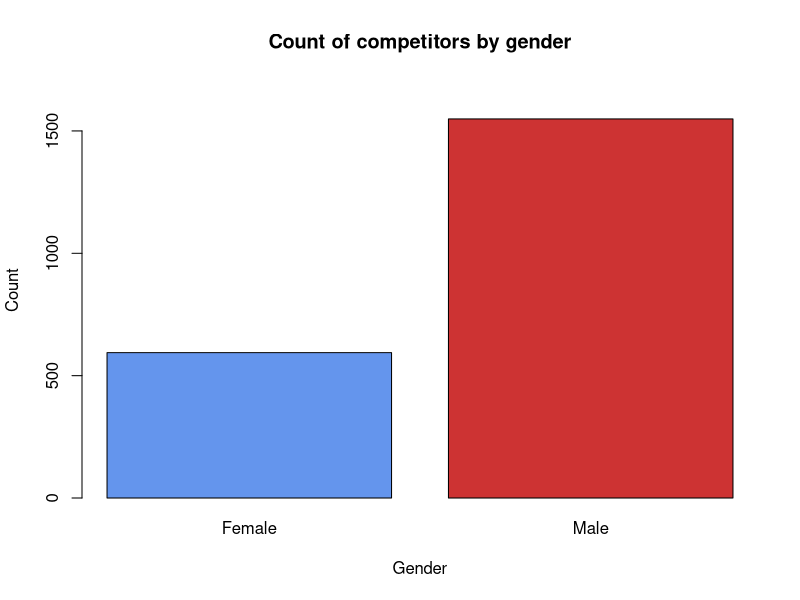
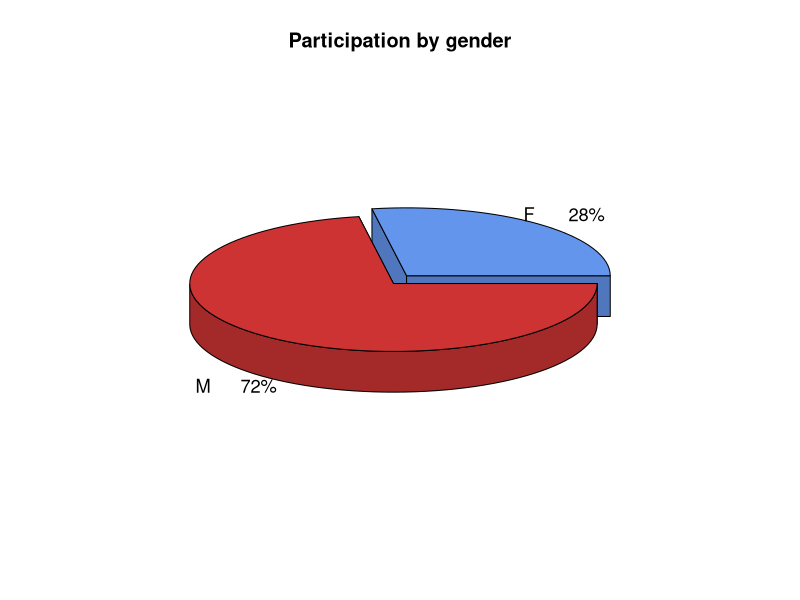
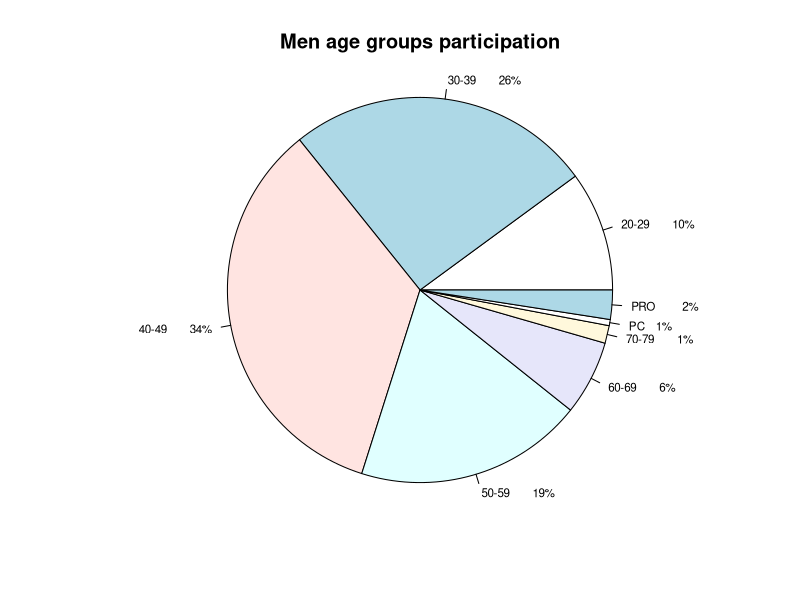
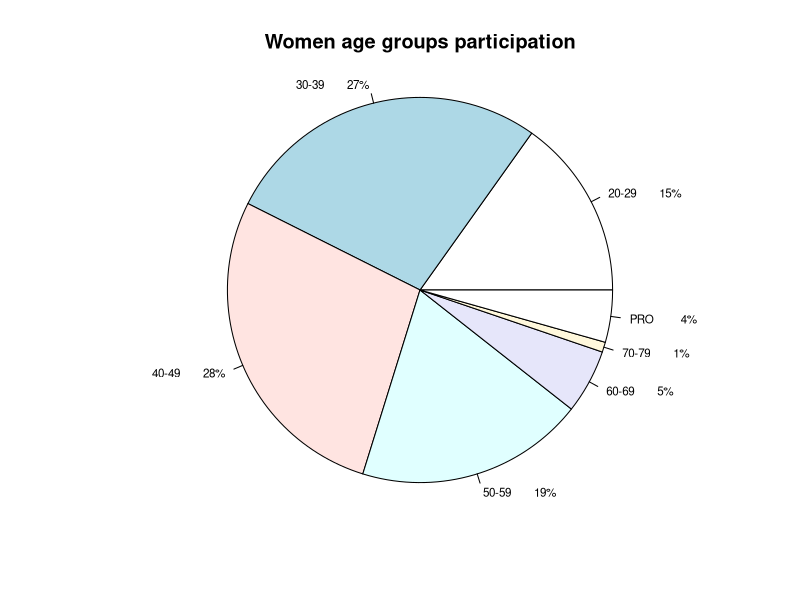
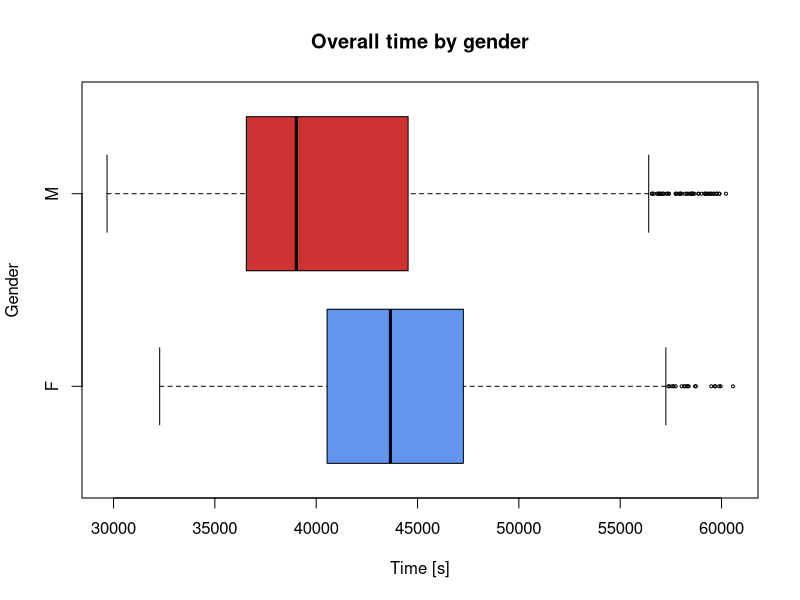
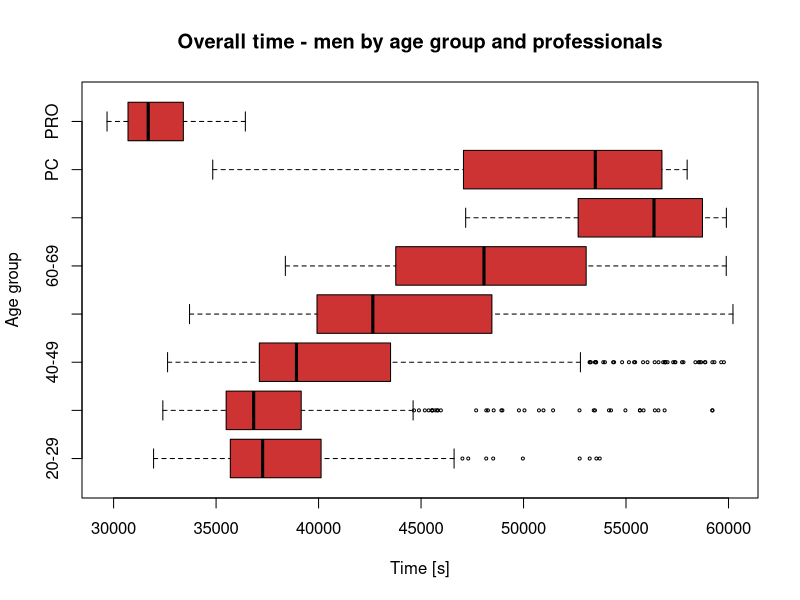
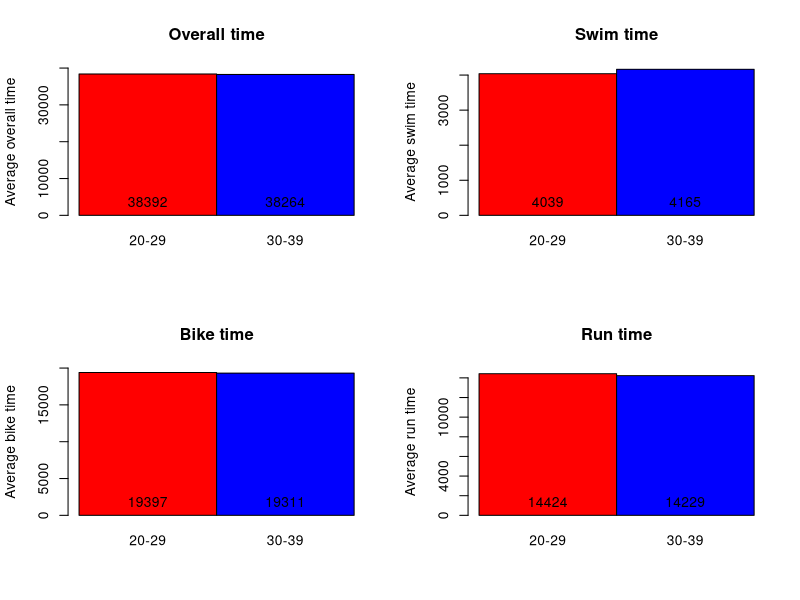
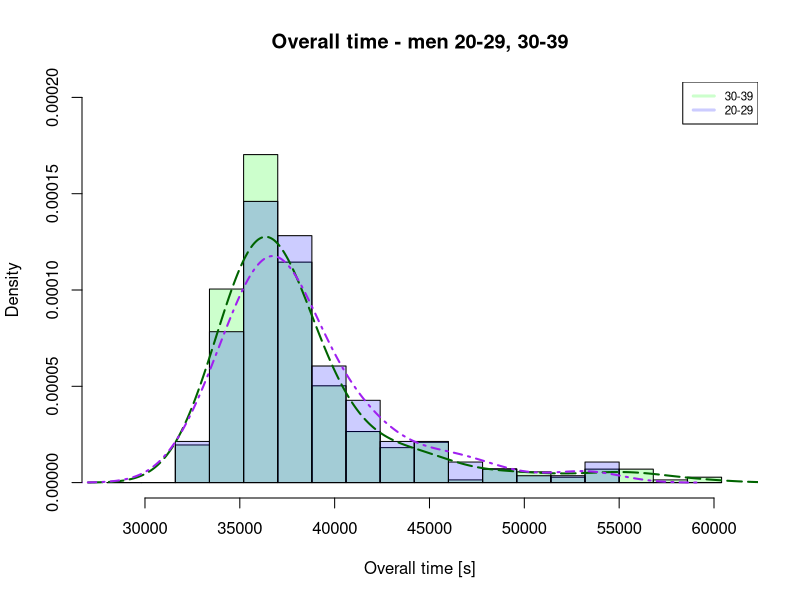

These charts were generated, in order, by the following R code:
## ---- chunk 1
library(plotrix)
library(lubridate)
## ---- chunk 2
imdata <- read.csv("im_world-championships_2015.csv")
dim(imdata)
head(imdata)
summary(imdata)
names(imdata)
## ---- chunk 3
## Removing columns "State" (many missing values) and "Profession" (no values at all) 
imdata <- imdata[,c(-8,-10)]
## ---- chunk 4
rows_to_remove <- imdata$overallRank=="DNS" | imdata$overallRank=="DNF" | imdata$overallRank=="DQ"
imdata <- imdata[!rows_to_remove,]
## ---- chunk 5
genderRank_n <- as.numeric(imdata$genderRank)
imdata$genderRank <- genderRank_n

divRank_n <- as.numeric(imdata$divRank)
imdata$divRank <- divRank_n

overallRank_n <- as.numeric(imdata$overallRank)
imdata$overallRank <- overallRank_n

age_n <- as.numeric(imdata$age)
imdata$age <- age_n

summary(imdata)
## ---- chunk 6
nrow(imdata[is.na(imdata$age),])

# Function fixAge returns median age for division e.g. fixAge("30-34") returns 32
fixAge <- function(division) {
  div <- strsplit(division, "-")  # strsplit returns a list of the same length as parameter passed to it
  return( median(as.numeric(div[[1]][1]) : as.numeric(div[[1]][2])) )
}

imdata$age[is.na(imdata$age)] <- sapply(imdata$division[is.na(imdata$age)], fixAge)

summary(imdata$age) # Now there are no NA's in age column
## ---- chunk 7

# Ordering data by genderRank and overallRank
imdata <- imdata[order(imdata$genderRank, imdata$overallRank),]

# Checking for what places in genderRank are 2 entries
double_genderRank <- table(imdata$genderRank)[table(imdata$genderRank)==2] ## Only those with 2 entries
length(double_genderRank)

#  From the data SORTED BY data$genderRank and data$overallRank we see that up to 594 place (genderRank)
#  every place in genderRank appears twice, for male and female. Looking at overallRank and the differences
#  in ranks between male and female ranks and choosing this column overallRank as a second column in ordering, every #  second row up to 594 place (genderRank) is a female. Starting from 595 place there are only males
#  So for first 594*2=1188 rows we have rows in order male, female, male, female .... up to 1188 row

gender <- c()
gender[imdata$genderRank > 594] <- "M"

length(gender)
length(gender[is.na(gender)])

# Filling gender vector, indices 1 - 1188 (2*594) in order (male, female)
gender[1:1188] <- "M"      # temporarily all from this range to M
gender[2 * 1:594] <- "F"

imdata <- cbind(imdata[,], gender)
imdata <- imdata[,c(1,19,2:18)] # moving gender column to the 2nd position           
## ---- chunk 8
swim_hms <- c()
swim_hms <- hms(imdata$swim)
imdata <- cbind(imdata,swim_hms)
swim_sec <- c()
swim_sec <- as.numeric(imdata$swim_hms)
imdata <- cbind(imdata,swim_sec)
# summary(imdata$swim_hms)

bike_hms <- c()
bike_hms <- hms(imdata$bike)
imdata <- cbind(imdata,bike_hms)
bike_sec <- c()
bike_sec <- as.numeric(imdata$bike_hms)
imdata <- cbind(imdata,bike_sec)
# summary(imdata$bike_hms)

run_hms <- c()
run_hms <- hms(imdata$run)
imdata <- cbind(imdata,run_hms)
run_sec <- c()
run_sec <- as.numeric(imdata$run_hms)
imdata <- cbind(imdata,run_sec)
# summary(imdata$run_hms)

t1_hms <- c()
t1_hms <- hms(imdata$t1)
imdata <- cbind(imdata,t1_hms)
t1_sec <- c()
t1_sec <- as.numeric(imdata$t1_hms)
imdata <- cbind(imdata,t1_sec)
# summary(imdata$t1_hms)

t2_hms <- c()
t2_hms <- hms(imdata$t2)
imdata <- cbind(imdata,t2_hms)
t2_sec <- c()
t2_sec <- as.numeric(imdata$t2_hms)
imdata <- cbind(imdata,t2_sec)
# summary(imdata$t2_hms)

overall_hms <- c()
overall_hms <- hms(imdata$overall)
imdata <- cbind(imdata,overall_hms)
overall_sec <- c()
overall_sec <- as.numeric(imdata$overall_hms)
imdata <- cbind(imdata,overall_sec)
# summary(imdata$overall_hms)
## ---- chunk 9
imdata$gender<-as.factor(imdata$gender)
imdata <- imdata[,c(1:11,20:21,12:13,26:27,14,22:23,15:16,28:29,17,24:25,18:19,30:31)]
names(imdata)
## ---- chunk 10
table(imdata$division)

division_y10 <- c()
division_y10[imdata$division=="PRO"] <- "PRO"
division_y10[imdata$division=="PC"] <- "PC"
division_y10[imdata$division=="18-24" | imdata$division=="25-29"] <- "20-29"
division_y10[imdata$division=="30-34" | imdata$division=="35-39"] <- "30-39"
division_y10[imdata$division=="40-44" | imdata$division=="45-49"] <- "40-49"
division_y10[imdata$division=="50-54" | imdata$division=="55-59"] <- "50-59"
division_y10[imdata$division=="60-64" | imdata$division=="65-69"] <- "60-69"
division_y10[imdata$division=="70-74" | imdata$division=="75-79"] <- "70-79"

imdata <- cbind(imdata[,1:7], division_y10, imdata[8:31])
dim(imdata) # 2143 32
## ---- chunk 11
# Count of competitors by gender
gender_count <- with(imdata, table(gender))
barplot(gender_count, ylab = "Count", xlab="Gender", names.arg=c('Female','Male'), 
        cex.main=1.2, cex.lab = 1, cex.axis = 1, cex.names = 1,
        col = c("cornflowerblue","brown3"), main = "Count of competitors by gender", ylim= c(0,1700))

## Count of competitors by gender in percent
gender_tab <- table(imdata$gender)
lbls <- paste(names(gender_tab), "", sep="\t")
pct <- round(gender_tab/sum(gender_tab)*100)    # percentage
lbls <- paste(lbls, pct)                        # adding percents to labels
lbls <- paste(lbls,"%",sep="")

pie3D(gender_tab,labels = lbls, explode = 0.05, col=c("cornflowerblue","brown3"),
labelcex = 1.1, radius = 1, main = "Participation by gender", cex.main=1.2)
## ---- chunk 12
# Men participation by age group
div_males <- table(imdata$division_y10[gender=='M'])
lbls <- paste(names(div_males), "", sep="\t")
pct <- round(div_males/sum(div_males)*100)
lbls <- paste(lbls, pct) # add percents to labels 
lbls <- paste(lbls,"%",sep="") # ad % to labels 

pie(div_males, labels = lbls,  radius=1, cex=0.7,
    main="Men age groups participation") 

# Women participation by age group
div_females <- table(imdata$division_y10[gender=='F'])
lbls <- paste(names(div_females), "", sep="\t")
pct <- round(div_females/sum(div_females)*100)
lbls <- paste(lbls, pct) # add percents to labels 
lbls <- paste(lbls,"%",sep="") # ad % to labels 

pie(div_females, labels = lbls,  radius=1, cex=0.7,
    main="Women age groups participation") 
## ---- chunk 13
summary(imdata$overall_hms[imdata$gender=='M'])
summary(imdata$overall_hms[imdata$gender=='F'])

# Overall time by gender 
boxplot(imdata$overall_sec~imdata$gender, col = c("cornflowerblue","brown3"), xlab = "Time [s]", ylab = "Gender",
        main = "Overall time by gender", cex = 0.4, horizontal = T )
## ---- chunk 14
# Overall time - men by age group and professionals 
men_only <- imdata[imdata$gender=='M', ]
boxplot(overall_sec~division_y10, data=men_only, col = "brown3", xlab = "Time [s]", ylab = "Age group",
        main = "Overall time - men by age group and professionals", cex = 0.4, horizontal=T)

## ---- chunk 15
# Creating a variable men_20_39 with two men age groups "20-29" and "30-39"
men_20_39 = men_only[men_only$division_y10=="20-29" | men_only$division_y10=="30-39",]

# Computing averages (means) values for both age groups
overall_means <- aggregate(overall_sec ~ division_y10, data = men_20_39, FUN = mean)
swim_means <- aggregate(swim_sec ~ division_y10, data = men_20_39, FUN = mean)
bike_means <- aggregate(bike_sec ~ division_y10, data = men_20_39, FUN = mean)
run_means <- aggregate(run_sec ~ division_y10, data = men_20_39, FUN = mean)
## ---- chunk 16
# Generating barplots for means
par(mfrow = c(2,2))

bp <- barplot(overall_means$overall_sec, ylab = "Average overall time", main = "Overall time",
        names.arg = c("20-29","30-39"), col = c("red","blue"), ylim=c(0,40000), space=0)
text(bp, 0, round(overall_means$overall_sec),cex=1,pos=3) 

bp <- barplot(swim_means$swim_sec, ylab = "Average swim time", main = "Swim time",
        names.arg = c("20-29","30-39"), col = c("red","blue"), ylim=c(0,4200), space=0)
text(bp, 0, round(swim_means$swim_sec),cex=1,pos=3) 

bp <- barplot(bike_means$bike_sec, ylab = "Average bike time", main = "Bike time",
        names.arg = c("20-29","30-39"), col = c("red","blue"), ylim=c(0,20000), space=0)
text(bp, 0, round(bike_means$bike_sec),cex=1,pos=3) 

bp <- barplot(run_means$run_sec, ylab = "Average run time", main = "Run time",
        names.arg = c("20-29","30-39"), col = c("red","blue"), ylim=c(0,15000), space=0)
text(bp, 0, round(run_means$run_sec),cex=1,pos=3) 

## ---- chunk 17
## Overlaying histograms with density plots - group "20-29" vs "30-39"
par(mfrow = c(1,1))

## Overall time with density plots - group men "20-29" vs men "30-39"
hist(men_only$overall_sec[men_only$division_y10=="30-39"], freq = F, label=F,
     breaks = seq(28000,61000,1800),  xlim = c(28000,61000), ylim = c(0,0.0002), col=rgb(0,1,0,0.2),
     main = "Overall time - men 20-29, 30-39", xlab = "Overall time [s]")
legend("topright", c("30-39", "20-29"), col=c(rgb(0,1,0,0.2),rgb(0,0,1,0.2)), lwd=3, cex=0.7)

hist(men_only$overall_sec[men_only$division_y10=="20-29"], freq = F, label=F, add=T,
     breaks = seq(28000,61000,1800),  xlim = c(28000,61000), ylim = c(0,0.0002), col=rgb(0,0,1,0.2),
     main = "Overall time - men 20-29, 30-39",
     xlab = "Overall time [s]")

dens_30_39 <- density(men_only$overall_sec[men_only$division_y10=="30-39"], bw = 1800)
dens_20_29 <- density(men_only$overall_sec[men_only$division_y10=="20-29"], bw = 1800)

lines(dens_30_39, lwd = 2, col = "darkgreen", lty = 5)
lines(dens_20_29, lwd = 2, col = "purple", lty = 4)

## ---- chunk 18
## Swim time with density plots - group men "20-29" vs men "30-39"

hist(men_only$swim_sec[men_only$division_y10=="30-39"], freq = F, label=F,
     breaks = seq(2500,7000,300),  xlim = c(2500,7000), ylim = c(0,0.001), col=rgb(0,1,0,0.2),
     main = "Swim time - men 20-29, 30-39", xlab = "Swim time [s]")

hist(men_only$swim_sec[men_only$division_y10=="20-29"], freq = F, label=F, add=T,
     breaks = seq(2500,7000,300),  xlim = c(2500,7000), ylim = c(0,0.001), col=rgb(0,0,1,0.2),
     main = "Swim time - men 20-29, 30-39",
     xlab = "Swim time [s]")

legend("topright", c("30-39", "20-29"), col=c(rgb(0,1,0,0.2),rgb(0,0,1,0.2)), lwd=3, cex=0.7)

dens_30_39 <- density(men_only$swim_sec[men_only$division_y10=="30-39"], bw = 220)
dens_20_29 <- density(men_only$swim_sec[men_only$division_y10=="20-29"], bw = 220)

lines(dens_30_39, lwd = 2, col = "darkgreen", lty = 5)
lines(dens_20_29, lwd = 2, col = "purple", lty = 4)
## ---- chunk 19
## Bike time with density plots - group men "20-29" vs men "30-39"

hist(men_only$bike_sec[men_only$division_y10=="30-39"], freq = F, label=F,
     breaks = seq(16200,30000,900),  xlim = c(16000,30000), ylim = c(0,0.0004), col=rgb(0,1,0,0.2),
     main = "Bike time - men 20-29, 30-39", xlab = "Bike time [s]")

hist(men_only$bike_sec[men_only$division_y10=="20-29"], freq = F, label=F, add=T,
     breaks = seq(16200,30000,900),  xlim = c(16000,30000), ylim = c(0,0.0004), col=rgb(0,0,1,0.2),
     main = "Bike time - men 20-29, 30-39",
     xlab = "Bike time [s]")

legend("topright", c("30-39", "20-29"), col=c(rgb(0,1,0,0.2),rgb(0,0,1,0.2)), lwd=3, cex=0.7)

dens_30_39 <- density(men_only$bike_sec[men_only$division_y10=="30-39"], bw = 900)
dens_20_29 <- density(men_only$bike_sec[men_only$division_y10=="20-29"], bw = 900)

lines(dens_30_39, lwd = 2, col = "darkgreen", lty = 5)
lines(dens_20_29, lwd = 2, col = "purple", lty = 4)
## ---- chunk 20
## Run time with density plots - group men "20-29" vs men "30-39"

hist(men_only$run_sec[men_only$division_y10=="30-39"], freq = F, label=F,
     breaks = seq(10600,28800,900),  xlim = c(10600,28800), ylim = c(0,0.0004), col=rgb(0,1,0,0.2),
     main = "Run time - men 20-29, 30-39", xlab = "Run time [s]")

hist(men_only$run_sec[men_only$division_y10=="20-29"], freq = F, label=F, add=T,
     breaks = seq(10600,28800,900),  xlim = c(10600,28800), ylim = c(0,0.0004), col=rgb(0,0,1,0.2),
     main = "Run time - men 20-29, 30-39",
     xlab = "Run time [s]")

legend("topright", c("30-39", "20-29"), col=c(rgb(0,1,0,0.2),rgb(0,0,1,0.2)), lwd=3, cex=0.7)

dens_30_39 <- density(men_only$run_sec[men_only$division_y10=="30-39"], bw = 900)
dens_20_29 <- density(men_only$run_sec[men_only$division_y10=="20-29"], bw = 900)

lines(dens_30_39, lwd = 2, col = "darkgreen", lty = 5)
lines(dens_20_29, lwd = 2, col = "purple", lty = 4)

## ---- chunk 21
plot(men_only$bike_sec[men_only$division_y10=="20-29"], men_only$overall_sec[men_only$division_y10=="20-29"],
     main = "Overall time and bike time for men", 
     ylim = c(28000,60500), xlim = c(15000,31000), xlab = "Bike time [s]", 
     ylab = "Overall time [s]", pch = 17, col = "red")

legend("bottomright", c("20-29", "30-39", "40-49", "50-59", "60-69", "70-79"), 
       col = c("red", "blue2", "cyan4", "darkgreen", "gray50", "purple"),pch = c(17:21,15))

## ---- chunk 22
plot(men_only$bike_sec[men_only$division_y10=="20-29"], men_only$overall_sec[men_only$division_y10=="20-29"],
     main = "Overall time and bike time for men", 
     ylim = c(28000,60500), xlim = c(15000,31000), xlab = "Bike time [s]", 
     ylab = "Overall time [s]", pch = 17, col = "red")

legend("bottomright", c("20-29", "30-39", "40-49", "50-59", "60-69", "70-79"), 
       col = c("red", "blue2", "cyan4", "darkgreen", "gray50", "purple"),pch = c(17:21,15))

points(men_only$bike_sec[men_only$division_y10=="30-39"], men_only$overall_sec[men_only$division_y10=="30-39"],
       pch = 18, col = "blue2")
## ---- chunk 23
plot(men_only$bike_sec[men_only$division_y10=="20-29"], men_only$overall_sec[men_only$division_y10=="20-29"],
     main = "Overall time and bike time for men", 
     ylim = c(28000,60500), xlim = c(15000,31000), xlab = "Bike time [s]", 
     ylab = "Overall time [s]", pch = 17, col = "red")

legend("bottomright", c("20-29", "30-39", "40-49", "50-59", "60-69", "70-79"), 
       col = c("red", "blue2", "cyan4", "darkgreen", "gray50", "purple"),pch = c(17:21,15))

points(men_only$bike_sec[men_only$division_y10=="30-39"], men_only$overall_sec[men_only$division_y10=="30-39"],
       pch = 18, col = "blue2")

points(men_only$bike_sec[men_only$division_y10=="40-49"], men_only$overall_sec[men_only$division_y10=="40-49"],
       pch = 19, col = "cyan4")
## ---- chunk 24
plot(men_only$bike_sec[men_only$division_y10=="20-29"], men_only$overall_sec[men_only$division_y10=="20-29"],
     main = "Overall time and bike time for men", 
     ylim = c(28000,60500), xlim = c(15000,31000), xlab = "Bike time [s]", 
     ylab = "Overall time [s]", pch = 17, col = "red")

legend("bottomright", c("20-29", "30-39", "40-49", "50-59", "60-69", "70-79"), 
       col = c("red", "blue2", "cyan4", "darkgreen", "gray50", "purple"),pch = c(17:21,15))

points(men_only$bike_sec[men_only$division_y10=="30-39"], men_only$overall_sec[men_only$division_y10=="30-39"],
       pch = 18, col = "blue2")

points(men_only$bike_sec[men_only$division_y10=="40-49"], men_only$overall_sec[men_only$division_y10=="40-49"],
       pch = 19, col = "cyan4")

points(men_only$bike_sec[men_only$division_y10=="50-59"], men_only$overall_sec[men_only$division_y10=="50-59"],
       pch = 20, col = "darkgreen")
## ---- chunk 25
plot(men_only$bike_sec[men_only$division_y10=="20-29"], men_only$overall_sec[men_only$division_y10=="20-29"],
     main = "Overall time and bike time for men", 
     ylim = c(28000,60500), xlim = c(15000,31000), xlab = "Bike time [s]", 
     ylab = "Overall time [s]", pch = 17, col = "red")

legend("bottomright", c("20-29", "30-39", "40-49", "50-59", "60-69", "70-79"), 
       col = c("red", "blue2", "cyan4", "darkgreen", "gray50", "purple"),pch = c(17:21,15))

points(men_only$bike_sec[men_only$division_y10=="30-39"], men_only$overall_sec[men_only$division_y10=="30-39"],
       pch = 18, col = "blue2")

points(men_only$bike_sec[men_only$division_y10=="40-49"], men_only$overall_sec[men_only$division_y10=="40-49"],
       pch = 19, col = "cyan4")

points(men_only$bike_sec[men_only$division_y10=="50-59"], men_only$overall_sec[men_only$division_y10=="50-59"],
       pch = 20, col = "darkgreen")

points(men_only$bike_sec[men_only$division_y10=="60-69"], men_only$overall_sec[men_only$division_y10=="60-69"],
       pch = 21, col = "gray50")
## ---- chunk 26
plot(men_only$bike_sec[men_only$division_y10=="20-29"], men_only$overall_sec[men_only$division_y10=="20-29"],
      main = "Overall time and bike time for men", 
      ylim = c(28000,60500), xlim = c(15000,31000), xlab = "Bike time [s]", 
      ylab = "Overall time [s]", pch = 17, col = "red")

legend("bottomright", c("20-29", "30-39", "40-49", "50-59", "60-69", "70-79"), 
        col = c("red", "blue2", "cyan4", "darkgreen", "gray50", "purple"),pch = c(17:21,15))
 
points(men_only$bike_sec[men_only$division_y10=="30-39"], men_only$overall_sec[men_only$division_y10=="30-39"],
        pch = 18, col = "blue2")
 
points(men_only$bike_sec[men_only$division_y10=="40-49"], men_only$overall_sec[men_only$division_y10=="40-49"],
        pch = 19, col = "cyan4")
 
points(men_only$bike_sec[men_only$division_y10=="50-59"], men_only$overall_sec[men_only$division_y10=="50-59"],
        pch = 20, col = "darkgreen")
 
points(men_only$bike_sec[men_only$division_y10=="60-69"], men_only$overall_sec[men_only$division_y10=="60-69"],
        pch = 21, col = "gray50")
 
points(men_only$bike_sec[men_only$division_y10=="70-79"], men_only$overall_sec[men_only$division_y10=="70-79"],
        pch = 15, col = "purple")
## ---- chunk 27
## Building linear regression model
model_bike <- lm(overall_sec ~ bike_sec, data=men_only)
model_bike

summary(model_bike)
## ---- chunk 28
## Adding the regression line to the graph
plot(men_only$bike_sec[men_only$division_y10=="20-29"], men_only$overall_sec[men_only$division_y10=="20-29"],
      main = "Overall time and bike time for men", 
      ylim = c(28000,60500), xlim = c(15000,31000), xlab = "Bike time [s]", 
      ylab = "Overall time [s]", pch = 17, col = "red")

legend("bottomright", c("20-29", "30-39", "40-49", "50-59", "60-69", "70-79"), 
        col = c("red", "blue2", "cyan4", "darkgreen", "gray50", "purple"),pch = c(17:21,15))
 
points(men_only$bike_sec[men_only$division_y10=="30-39"], men_only$overall_sec[men_only$division_y10=="30-39"],
        pch = 18, col = "blue2")
 
points(men_only$bike_sec[men_only$division_y10=="40-49"], men_only$overall_sec[men_only$division_y10=="40-49"],
        pch = 19, col = "cyan4")
 
points(men_only$bike_sec[men_only$division_y10=="50-59"], men_only$overall_sec[men_only$division_y10=="50-59"],
        pch = 20, col = "darkgreen")
 
points(men_only$bike_sec[men_only$division_y10=="60-69"], men_only$overall_sec[men_only$division_y10=="60-69"],
        pch = 21, col = "gray50")
 
points(men_only$bike_sec[men_only$division_y10=="70-79"], men_only$overall_sec[men_only$division_y10=="70-79"],
        pch = 15, col = "purple")


abline(model_bike, col = "orange3", lty = 1, lwd = 3)
text(16000,30000,labels = "Y = -4586.284 + 2.234X", adj = 0, col="orange3")
## ---- chunk 29
par(mfrow = c(2,1))

# summary(imdata$t1_sec)
boxplot(imdata$t1_sec~imdata$gender, horizontal=T, ylim=c(0,1000), 
        col = c("cornflowerblue","brown3"), xlab = "Time [s]", ylab = "Gender",
        main = "Transition time T1 (swim/bike) by gender", cex = 0.4 )

# summary(imdata$t2_sec)
boxplot(imdata$t2_sec~imdata$gender, horizontal=T, ylim=c(0,2200), 
        col = c("cornflowerblue","brown3"), xlab = "Time [s]", ylab = "Gender",
        main = "Transition time T2 (bike/run) by gender", cex = 0.4 )
## ---- chunk 30
# Overall time - women by age group and professionals 
women_only <- imdata[imdata$gender=='F', ]
boxplot(overall_sec~division_y10, data=women_only, col = "cornflowerblue", xlab = "Time [s]", ylab = "Age group",
        main = "Overall time - women by age group and professionals", cex = 0.4, horizontal=T)
## ---- chunk 31
par(mfrow = c(2,2))

women_20_49 = women_only[women_only$division_y10=="20-29" | women_only$division_y10=="40-49",]

overall_means <- aggregate(overall_sec ~ division_y10, data = women_20_49, FUN = mean)
swim_means <- aggregate(swim_sec ~ division_y10, data = women_20_49, FUN = mean)
bike_means <- aggregate(bike_sec ~ division_y10, data = women_20_49, FUN = mean)
run_means <- aggregate(run_sec ~ division_y10, data = women_20_49, FUN = mean)

bp <- barplot(overall_means$overall_sec, ylab = "Average overall time [s]", main = "Women's average overall time",
              names.arg = c("20-29","40-49"), col = c("lightyellow3","olivedrab3"), ylim=c(0,45000), space=0)
text(bp, 0, round(overall_means$overall_sec),cex=1,pos=3) 

bp <- barplot(swim_means$swim_sec, ylab = "Average swim time [s]", main = "Women's average swim time",
              names.arg = c("20-29","40-49"), col = c("lightyellow3","olivedrab3"), ylim=c(0,5000), space=0)
text(bp, 0, round(swim_means$swim_sec),cex=1,pos=3) 

bp <- barplot(bike_means$bike_sec, ylab = "Average bike time [s]", main = "Women's average bike time",
              names.arg = c("20-29","40-49"), col = c("lightyellow3","olivedrab3"), ylim=c(0,23000), space=0)
text(bp, 0, round(bike_means$bike_sec),cex=1,pos=3) 

bp <- barplot(run_means$run_sec, ylab = "Average run time [s]", main = "Women's average run time",
              names.arg = c("20-29","40-49"), col = c("lightyellow3","olivedrab3"), ylim=c(0,17000), space=0)
text(bp, 0, round(run_means$run_sec),cex=1,pos=3) 

## ---- chunk 32
par(mfrow = c(1,1))

### SWIM WOMEN "20-29" vs "40-49"

hist(women_only$swim_sec[women_only$division_y10=="20-29"], freq = F, label=F,
     breaks = seq(3000,9000,300),  xlim = c(3000,9000), ylim = c(0,0.001), col=rgb(0,1,0,0.2),
     main = "Swim time - women 20-29, 40-49", xlab = "Swim time [s]")


hist(women_only$swim_sec[women_only$division_y10=="40-49"], freq = F, label=F, add=T,
     breaks = seq(3000,9000,300),  xlim = c(3000,9000), ylim = c(0,0.001), col=rgb(0,0,1,0.2),
     main = "Swim time - women 20-29, 40-49",
     xlab = "Swim time [s]")

legend("topright", c("20-29", "40-49"), col=c(rgb(0,1,0,0.2),rgb(0,0,1,0.2)), lwd=3, cex=0.7)

dens_20_29 <- density(women_only$swim_sec[women_only$division_y10=="20-29"], bw = 300)
dens_40_49 <- density(women_only$swim_sec[women_only$division_y10=="40-49"], bw = 300)

lines(dens_20_29, lwd = 2, col = "darkgreen", lty = 5)
lines(dens_40_49, lwd = 2, col = "purple", lty = 4)
## ---- chunk 33
### BIKE WOMEN  "20-29" vs "40-49"

hist(women_only$bike_sec[women_only$division_y10=="20-29"], freq = F, label=F,
     breaks = seq(18000,33000,900),  xlim = c(18000,33000), ylim = c(0,0.0004), col=rgb(0,1,0,0.2),
     main = "Bike time - women 20-29, 40-49", xlab = "Bike time [s]")

hist(women_only$bike_sec[women_only$division_y10=="40-49"], freq = F, label=F, add=T,
     breaks = seq(18000,33000,900),  xlim = c(18000,33000), ylim = c(0,0.0004), col=rgb(0,0,1,0.2),
     main = "Bike time - women 20-29, 40-49",
     xlab = "Bike time [s]")

legend("topright", c("20-29", "40-49"), col=c(rgb(0,1,0,0.2),rgb(0,0,1,0.2)), lwd=3, cex=0.7)

dens_20_29 <- density(women_only$bike_sec[women_only$division_y10=="20-29"], bw = 1100)
dens_40_49 <- density(women_only$bike_sec[women_only$division_y10=="40-49"], bw = 1100)

lines(dens_20_29, lwd = 2, col = "darkgreen", lty = 5)
lines(dens_40_49, lwd = 2, col = "purple", lty = 4)

## ---- chunk 34
### WOMEN RUN "20-29" vs "40-49"

hist(women_only$run_sec[women_only$division_y10=="20-29"], freq = F, label=F,
     breaks = seq(10000,25000,900),  xlim = c(10000,25000), ylim = c(0,0.00025), col=rgb(0,1,0,0.2),
     main = "Run time - women 20-29, 40-49", xlab = "Run time [s]")

hist(women_only$run_sec[women_only$division_y10=="40-49"], freq = F, label=F, add=T,
     breaks = seq(10000,25000,900),  xlim = c(10000,25000), ylim = c(0,0.00025), col=rgb(0,0,1,0.2),
     main = "Run time - women 20-29, 40-49",
     xlab = "Run time [s]")

legend("topright", c("20-29", "40-49"), col=c(rgb(0,1,0,0.2),rgb(0,0,1,0.2)), lwd=3, cex=0.7)

dens_20_29 <- density(women_only$run_sec[women_only$division_y10=="20-29"], bw = 1500)
dens_40_49 <- density(women_only$run_sec[women_only$division_y10=="40-49"], bw = 1500)

lines(dens_20_29, lwd = 2, col = "darkgreen", lty = 5)
lines(dens_40_49, lwd = 2, col = "purple", lty = 4)
